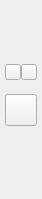
<?xml version="1.0" encoding="UTF-8"?>
<ui version="4.0">
 <class>AvatarBarWidgetUi</class>
 <widget class="QWidget" name="AvatarBarWidgetUi">
  <property name="geometry">
   <rect>
    <x>0</x>
    <y>0</y>
    <width>42</width>
    <height>199</height>
   </rect>
  </property>
  <property name="sizePolicy">
   <sizepolicy hsizetype="Preferred" vsizetype="Expanding">
    <horstretch>0</horstretch>
    <verstretch>0</verstretch>
   </sizepolicy>
  </property>
  <property name="minimumSize">
   <size>
    <width>0</width>
    <height>0</height>
   </size>
  </property>
  <property name="maximumSize">
   <size>
    <width>16777215</width>
    <height>16777215</height>
   </size>
  </property>
  <property name="windowTitle">
   <string>Form</string>
  </property>
  <property name="styleSheet">
   <string notr="true"/>
  </property>
  <layout class="QVBoxLayout" name="verticalLayout">
   <property name="spacing">
    <number>0</number>
   </property>
   <property name="leftMargin">
    <number>5</number>
   </property>
   <property name="topMargin">
    <number>0</number>
   </property>
   <property name="rightMargin">
    <number>5</number>
   </property>
   <property name="bottomMargin">
    <number>0</number>
   </property>
   <item>
    <widget class="VxAvatarImage" name="m_Avatar">
     <property name="sizePolicy">
      <sizepolicy hsizetype="Preferred" vsizetype="Fixed">
       <horstretch>0</horstretch>
       <verstretch>0</verstretch>
      </sizepolicy>
     </property>
     <property name="minimumSize">
      <size>
       <width>32</width>
       <height>32</height>
      </size>
     </property>
     <property name="maximumSize">
      <size>
       <width>32</width>
       <height>32</height>
      </size>
     </property>
     <property name="text">
      <string notr="true"/>
     </property>
     <property name="alignment">
      <set>Qt::AlignmentFlag::AlignCenter</set>
     </property>
    </widget>
   </item>
   <item>
    <widget class="VxSpinProgress" name="m_ProgressSpinner">
     <property name="sizePolicy">
      <sizepolicy hsizetype="Preferred" vsizetype="Fixed">
       <horstretch>0</horstretch>
       <verstretch>0</verstretch>
      </sizepolicy>
     </property>
     <property name="minimumSize">
      <size>
       <width>32</width>
       <height>32</height>
      </size>
     </property>
     <property name="maximumSize">
      <size>
       <width>32</width>
       <height>32</height>
      </size>
     </property>
     <property name="text">
      <string notr="true"/>
     </property>
     <property name="alignment">
      <set>Qt::AlignmentFlag::AlignCenter</set>
     </property>
    </widget>
   </item>
   <item>
    <layout class="QHBoxLayout" name="horizontalLayout">
     <property name="spacing">
      <number>0</number>
     </property>
     <item>
      <widget class="VxPushButton" name="m_ShredButton">
       <property name="sizePolicy">
        <sizepolicy hsizetype="Fixed" vsizetype="Fixed">
         <horstretch>0</horstretch>
         <verstretch>0</verstretch>
        </sizepolicy>
       </property>
       <property name="minimumSize">
        <size>
         <width>16</width>
         <height>16</height>
        </size>
       </property>
       <property name="maximumSize">
        <size>
         <width>16</width>
         <height>16</height>
        </size>
       </property>
       <property name="text">
        <string notr="true"/>
       </property>
       <property name="iconSize">
        <size>
         <width>32</width>
         <height>32</height>
        </size>
       </property>
      </widget>
     </item>
     <item>
      <widget class="VxPushButton" name="m_LibraryButton">
       <property name="sizePolicy">
        <sizepolicy hsizetype="Fixed" vsizetype="Fixed">
         <horstretch>0</horstretch>
         <verstretch>0</verstretch>
        </sizepolicy>
       </property>
       <property name="minimumSize">
        <size>
         <width>16</width>
         <height>16</height>
        </size>
       </property>
       <property name="maximumSize">
        <size>
         <width>16</width>
         <height>16</height>
        </size>
       </property>
       <property name="text">
        <string notr="true"/>
       </property>
      </widget>
     </item>
    </layout>
   </item>
   <item>
    <widget class="QLabel" name="m_TimeLabel">
     <property name="text">
      <string notr="true"/>
     </property>
     <property name="alignment">
      <set>Qt::AlignmentFlag::AlignCenter</set>
     </property>
    </widget>
   </item>
   <item>
    <widget class="VxPushButton" name="m_ResendButton">
     <property name="sizePolicy">
      <sizepolicy hsizetype="Fixed" vsizetype="Fixed">
       <horstretch>0</horstretch>
       <verstretch>0</verstretch>
      </sizepolicy>
     </property>
     <property name="minimumSize">
      <size>
       <width>32</width>
       <height>32</height>
      </size>
     </property>
     <property name="maximumSize">
      <size>
       <width>32</width>
       <height>32</height>
      </size>
     </property>
     <property name="text">
      <string notr="true"/>
     </property>
     <property name="iconSize">
      <size>
       <width>32</width>
       <height>32</height>
      </size>
     </property>
    </widget>
   </item>
   <item>
    <spacer name="verticalSpacer">
     <property name="orientation">
      <enum>Qt::Orientation::Vertical</enum>
     </property>
     <property name="sizeHint" stdset="0">
      <size>
       <width>20</width>
       <height>2</height>
      </size>
     </property>
    </spacer>
   </item>
  </layout>
 </widget>
 <customwidgets>
  <customwidget>
   <class>VxPushButton</class>
   <extends>QPushButton</extends>
   <header>VxPushButton.h</header>
  </customwidget>
  <customwidget>
   <class>VxAvatarImage</class>
   <extends>QLabel</extends>
   <header>VxAvatarImage.h</header>
  </customwidget>
  <customwidget>
   <class>VxSpinProgress</class>
   <extends>QLabel</extends>
   <header>VxSpinProgress.h</header>
  </customwidget>
 </customwidgets>
 <resources/>
 <connections/>
</ui>
